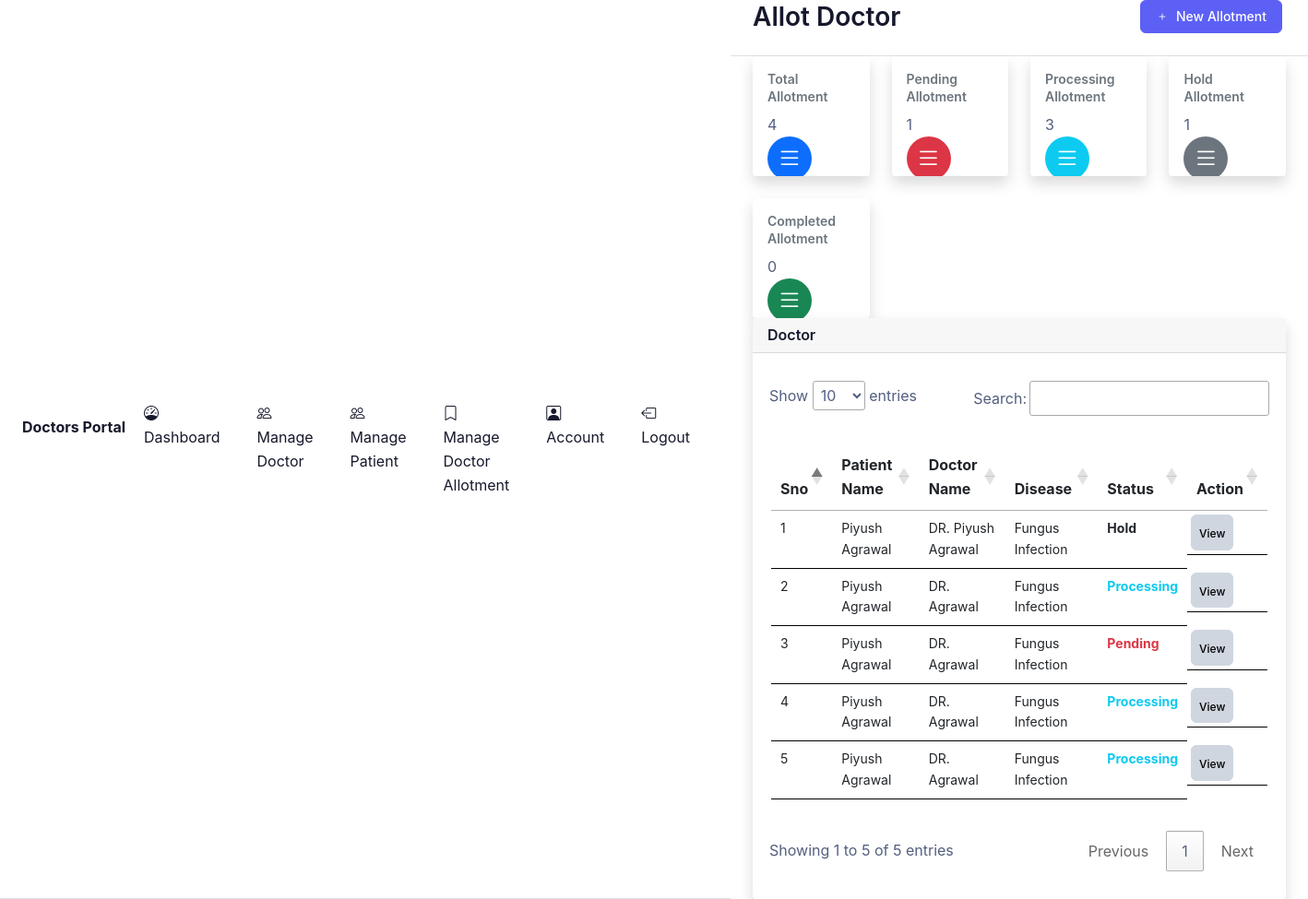
The app's page /crm/frontend/user/manage_allotment.php (signed in) with its own data.
### tables this page shows
CREATE TABLE `allotment_schema` (
  `id` bigint(250) NOT NULL,
  `doctor_id` int(11) NOT NULL,
  `patient_id` int(11) NOT NULL,
  `disease_name` text DEFAULT 'General Checkup',
  `appoitment_datetime` datetime DEFAULT NULL,
  `last_appointment_datetime` datetime DEFAULT NULL,
  `status` tinyint(4) NOT NULL COMMENT '(0: Pending, 1: Treatment Completed, 2: Processing, 3: Hold)\r\n'
);

CREATE TABLE `patient_schema` (
  `id` int(11) NOT NULL,
  `fullname` text NOT NULL,
  `email_id` varchar(200) NOT NULL,
  `primary_contact_number` varchar(15) NOT NULL,
  `secondary_contact_number` varchar(15) NOT NULL,
  `address` text NOT NULL,
  `adharcard_number` varchar(12) NOT NULL,
  `pancard_number` varchar(20) NOT NULL,
  `status` tinyint(4) NOT NULL,
  `username` varchar(200) NOT NULL,
  `password` varchar(200) NOT NULL,
  `created_date` timestamp NOT NULL DEFAULT current_timestamp()
);

CREATE TABLE `doctor_schema` (
  `id` int(11) NOT NULL,
  `fullname` text NOT NULL,
  `email_id` varchar(200) NOT NULL,
  `primary_contact_number` varchar(15) NOT NULL,
  `secondary_contact_number` varchar(15) DEFAULT NULL,
  `address` text DEFAULT NULL,
  `adharcard_number` varchar(12) DEFAULT NULL,
  `pancard_number` varchar(20) DEFAULT NULL,
  `joining_date` date DEFAULT NULL,
  `speciality_id` int(11) DEFAULT NULL,
  `visit_time_from` time DEFAULT NULL,
  `visit_time_to` time DEFAULT NULL,
  `status` tinyint(4) NOT NULL,
  `username` varchar(200) NOT NULL,
  `password` varchar(200) NOT NULL,
  `created_date` timestamp NOT NULL DEFAULT current_timestamp()
);

### crm/frontend/user/manage_allotment.php (the view, shortened to what this page needs)
<?php
$pending_allotment=0;
$completed_allotment=0;
$processing_allotment=0;
$hold_allotment=0;
$stmt="SELECT status FROM `allotment_schema`";
$sql=mysqli_prepare($conn, $stmt);
$result=mysqli_stmt_execute($sql);
if ($result){
    $data= mysqli_stmt_get_result($sql);
    while($row=mysqli_fetch_array($data)){
        if($row["status"]==0){
            $pending_allotment++;
        }
        elseif ($row["status"]==0) {
            $completed_allotment++;
        }
        elseif ($row["status"]==2) {
            $processing_allotment++;
        }
        else{
            $hold_allotment++;
        }
    }
}
else{
    echo "
    <script>
        history_back();
    </script>
    ";
}
?>
<!DOCTYPE html>
<html lang="en">
<head>
    <?php require('./user_components/header_links.php'); ?>
</head>
<body>
    <div class="d-flex flex-column flex-lg-row h-lg-full bg-surface-secondary">
        <?php require('./user_components/side_bar.php'); ?>
        <div class="h-screen flex-grow-1 overflow-y-lg-auto">
            <header class="bg-surface-primary border-bottom pt-6">
                <div class="container-fluid">
                    <div class="mb-npx">
                        <div class="row align-items-center mb-4">
                            <div class="col-sm-6 col-12 mb-4 mb-sm-0">
                                <h1 class="h2 mb-0 ls-tight">Allot Doctor</h1>
                            </div>
                             <div class="col-sm-6 col-12 text-sm-end">
                                <div class="mx-n1">
                                    <a href="./new_allotment.php" class="btn d-inline-flex btn-sm btn-primary mx-1">
                                        <span class=" pe-2">
                                            <i class="bi bi-plus"></i>
                                        </span>
                                        <span>New Allotment</span>
                                    </a>
                                </div>
                            </div>
                        </div>
                    </div>
                </div>
            </header>
            <main class="py-6 bg-surface-secondary">
                <div class="container-fluid">
                    <div class="row g-6 mb-6">
                        <div class="col-xl-3 col-sm-6 col-12">
                            <div class="card shadow border-0 overflow_style" style="height: 130px;">
                                <div class="card-body">
                                    <div class="row">
                                        <div class="col">
                                            <span class="h6 font-semibold text-muted text-sm d-block mb-2">Total
                                                Allotment</span>
                                            <?php
                                                echo $completed_allotment+$processing_allotment+$pending_allotment+$completed_allotment;
                                            ?>
                                        </div>
                                        <div class="col-auto">
                                            <div class="icon icon-shape bg-primary text-white text-lg rounded-circle">
                                                <i class="bi bi-list"></i>
                                            </div>
                                        </div>
                                    </div>
                                </div>
                            </div>
                        </div>
                        <div class="col-xl-3 col-sm-6 col-12">
                            <div class="card shadow border-0 overflow_style" style="height: 130px;">
                                <div class="card-body">
                                    <div class="row">
                                        <div class="col">
                                            <span class="h6 font-semibold text-muted text-sm d-block mb-2">Pending Allotment</span>
                                            <?php
                                                echo $pending_allotment;
                                                ?>
                                        </div>
                                        <div class="col-auto">
                                            <div class="icon icon-shape bg-danger text-white text-lg rounded-circle">
                                                <i class="bi bi-list"></i>
                                            </div>
                                        </div>
                                    </div>
                                </div>
                            </div>
                        </div>
                        <div class="col-xl-3 col-sm-6 col-12">
                            <div class="card shadow border-0 overflow_style" style="height: 130px;">
                                <div class="card-body">
                                    <div class="row">
                                        <div class="col">
                                            <span class="h6 font-semibold text-muted text-sm d-block mb-2">Processing Allotment</span>
                                            <?php
                                                echo $processing_allotment;
                                                ?>
                                        </div>
                                        <div class="col-auto">
                                            <div class="icon icon-shape bg-info text-white text-lg rounded-circle">
                                                <i class="bi bi-list"></i>
                                            </div>
                                        </div>
                                    </div>
                                </div>
                            </div>
                        </div>
                        <div class="col-xl-3 col-sm-6 col-12">
                            <div class="card shadow border-0 overflow_style" style="height: 130px;">
                                <div class="card-body">
                                    <div class="row">
                                        <div class="col">
                                            <span class="h6 font-semibold text-muted text-sm d-block mb-2">Hold Allotment</span>
                                            <?php
                                                echo $hold_allotment;
                                                ?>
                                        </div>
                                        <div class="col-auto">
                                            <div class="icon icon-shape bg-secondary text-white text-lg rounded-circle">
                                                <i class="bi bi-list"></i>
                                            </div>
                                        </div>
                                    </div>
                                </div>
                            </div>
                        </div>
                        <div class="col-xl-3 col-sm-6 col-12">
                            <div class="card shadow border-0 overflow_style" style="height: 130px;">
                                <div class="card-body">
                                    <div class="row">
                                        <div class="col">
                                            <span class="h6 font-semibold text-muted text-sm d-block mb-2">Completed Allotment</span>
                                            <?php echo $completed_allotment; ?>
                                        </div>
                                        <div class="col-auto">
                                            <div class="icon icon-shape bg-success text-white text-lg rounded-circle">
                                                <i class="bi bi-list"></i>
                                            </div>
                                        </div>
                                    </div>
                                </div>
                            </div>
                        </div>
                    </div>
                    <div class="card shadow border-0 mb-7">
                        <div class="card-header">
                            <h5 class="mb-0">Doctor</h5>
                        </div>
                        <div class="table-responsive" style="padding: 30px 18px;">
                            <table class="table table-hover table-nowrap" id="myTable"
                                style="padding: 30px 2px; border: 0px solid black !important;">
                                <thead class="thead-light">
                                    <tr>
                                        <th style="font-size: 16px;">Sno</th>
                                        <th style="font-size: 16px;">Patient Name</th>
                                        <th style="font-size: 16px;">Doctor Name</th>
                                        <th style="font-size: 16px;">Disease</th>
                                        <th style="font-size: 16px;">Status</th>
                                        <th style="font-size: 16px;">Action</th>
                                    </tr>
                                </thead>
                                <tbody style="border: 0px solid black !important;">
                                    <?php
                                        $stmt="SELECT allotment_schema.id,doctor_schema.fullname as doctor_name,patient_schema.fullname as patient_name,allotment_schema.disease_name,allotment_schema.status
                                        FROM `allotment_schema` INNER JOIN `doctor_schema` ON doctor_schema.id=allotment_schema.doctor_id INNER JOIN `patient_schema` ON patient_schema.id=allotment_schema.patient_id";
                                        $sql=mysqli_prepare($conn, $stmt);
                                        $result=mysqli_stmt_execute($sql);
                                        if ($result){
                                                $data= mysqli_stmt_get_result($sql);
                                                $sno=1;
                                                while ($row = mysqli_fetch_array($data)){
                                    ?>
                                    <tr>
                                        <td style="font-size: 14px;">
                                            <?php echo $sno;?>
                                        </td>
                                        <td style="font-size: 14px;">
                                            <?php echo $row["patient_name"];?>
                                        </td>
                                        <td style="font-size: 14px;">
                                            <?php echo $row["doctor_name"];?>
                                        </td>
                                        <td style="font-size: 14px; min-width: fit-content;">
                                            <?php echo $row["disease_name"];?>
                                        </td>
                                        <td style="font-size: 14px; min-width: fit-content;">
                                            <?php
                                                $status="Processing";
                                                if ($row["status"]==0) {
                                                    $status="<span class='text-danger'>Pending</span>";
                                                }
                                                else if($row["status"]==1){
                                                    $status="<span class='text-success'>Completed</span>";
                                                }
                                                else if($row["status"]==2){
                                                    $status="<span class='text-info'>Processing</span>";
                                                }
                                                else {
                                                    $status="<span class='text-secondry'>Hold</span>";
                                                }
                                            ?>
                                            <b><?php echo $status;?></b>
                                        </td>
                                        <td class="d-flex p-1">
                                            <a class="btn btn-secondary p-2" href="./view_allotment.php?id=<?php echo $row['id'];?>">
                                                <span style="font-size: 12px;">View</span>
                                            </a>
                                        </td>
                                    </tr>
                                    <?php
                                    $sno++;
                                    }
                                }
                                else{
                                    mysqli_error($conn);
                                }
                                ?>
                                </tbody>
                            </table>
                        </div>
                    </div>
                </div>
            </main>
        </div>
    </div>
</body>
</html>

### records on screen
allotment_schema: patient_schema.fullname "Piyush Agrawal", doctor_schema.fullname "DR. Piyush Agrawal", disease_name "Fungus Infection", status "Hold"
allotment_schema: patient_schema.fullname "Piyush Agrawal", doctor_schema.fullname "DR. Agrawal", disease_name "Fungus Infection", status "Processing"
allotment_schema: patient_schema.fullname "Piyush Agrawal", doctor_schema.fullname "DR. Agrawal", disease_name "Fungus Infection", status "Pending"
allotment_schema: patient_schema.fullname "Piyush Agrawal", doctor_schema.fullname "DR. Agrawal", disease_name "Fungus Infection", status "Processing"
allotment_schema: patient_schema.fullname "Piyush Agrawal", doctor_schema.fullname "DR. Agrawal", disease_name "Fungus Infection", status "Processing"

### other values on screen
$pending_allotment "1"
$processing_allotment "3"
$hold_allotment "1"
$completed_allotment "0"
